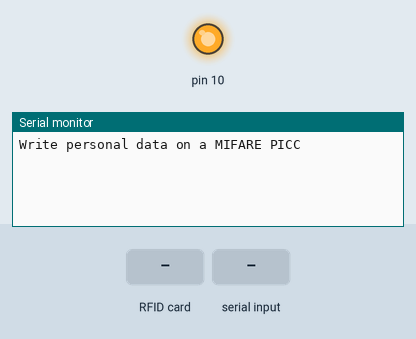
A sketch run on a simulated Arduino Uno, built with avr-gcc and run on an emulated ATmega328P. Parts: output pins drawn as LEDs (lit = HIGH), the last lines printed to the serial monitor. The test bench sets the inputs (shaded band).

Above: at 1.2 s.
1.3 s: RFID card 5E 7A 19 C4 held to the reader
At 1.7 s:
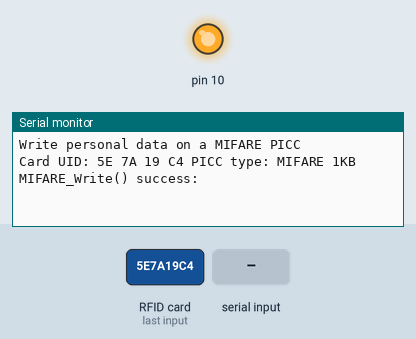
2.8 s: "HA" received over Serial
At 3.5 s:
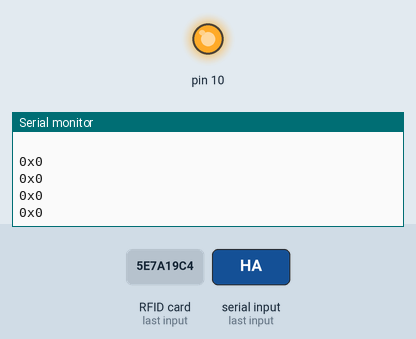
4.3 s: "1" received over Serial
At 4.8 s:
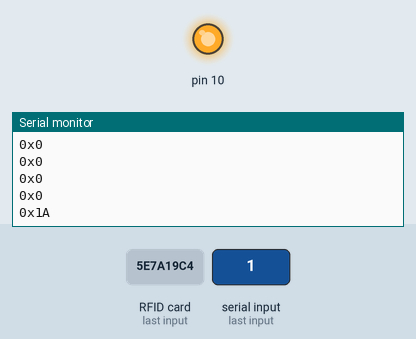

Measured:
- after the input at 1.3 s, the serial monitor: prints a new line at once (image 1)
- after the input at 2.8 s, the serial monitor: prints a new line at once (image 2)
- after the input at 4.3 s, the serial monitor: prints a new line at once (image 3)

The sketch:

write-tag.ino
```cpp
/*
 * Write personal data of a MIFARE RFID card using a RFID-RC522 reader
 * Uses MFRC522 - Library to use ARDUINO RFID MODULE KIT 13.56 MHZ WITH TAGS SPI W AND R BY COOQROBOT.
 * -----------------------------------------------------------------------------------------
 *             MFRC522      Arduino       Arduino   Arduino    Arduino          Arduino
 *             Reader/PCD   Uno/101       Mega      Nano v3    Leonardo/Micro   Pro Micro
 * Signal      Pin          Pin           Pin       Pin        Pin              Pin
 * -----------------------------------------------------------------------------------------
 * RST/Reset   RST          9             5         D9         RESET/ICSP-5     RST
 * SPI SS      SDA(SS)      10            53        D10        10               10
 * SPI MOSI    MOSI         11 / ICSP-4   51        D11        ICSP-4           16
 * SPI MISO    MISO         12 / ICSP-1   50        D12        ICSP-1           14
 * SPI SCK     SCK          13 / ICSP-3   52        D13        ICSP-3           15
 *
 * Hardware required:
 * Arduino
 * PCD (Proximity Coupling Device): NXP MFRC522 Contactless Reader IC
 * PICC (Proximity Integrated Circuit Card): A card or tag using the ISO 14443A interface, eg Mifare or NTAG203.
 * The reader can be found on eBay for around 5 dollars. Search for "mf-rc522" on ebay.com.
 */

#include <SPI.h>
#include <MFRC522.h>
#include <string.h>
//#define BUZ             6
#define RST_PIN         7           // Configurable, see typical pin layout above
#define SS_PIN          8          // Configurable, see typical pin layout above
int index=0;
char IDArr[8];
byte IDBy[4];

MFRC522 mfrc522(SS_PIN, RST_PIN);   // Create MFRC522 instance

void serialEvent(){
  while(Serial.available()){
    char ID = Serial.read();
    IDArr[index++]=ID;
  }
index=0;

  // Use 'nullptr' or 'NULL' for the second parameter.
  unsigned long number = strtoul( IDArr, nullptr, 16);

  for(int i=3; i>=0; i--)    // start with lowest byte of number
  {
    IDBy[i] = number & 0xFF;  // or: = byte( number);
    number >>= 8;            // get next byte into position
  }
  for(int i=0; i<4; i++)
  {
    Serial.print("0x");
    Serial.println(IDBy[i], HEX);
  }

  if (strstr(IDArr, "HA")!=NULL){
    IDBy[0]=0xCA;
  }
}

void setup() {
  Serial.begin(9600);        // Initialize serial communications with the PC
  SPI.begin();               // Init SPI bus
  mfrc522.PCD_Init();        // Init MFRC522 card
  Serial.println(F("Write personal data on a MIFARE PICC "));
  //pinMode(BUZ, OUTPUT);
}

void loop() {

  // Prepare key - all keys are set to FFFFFFFFFFFFh at chip delivery from the factory.
  MFRC522::MIFARE_Key key;
  for (byte i = 0; i < 6; i++) key.keyByte[i] = 0xFF;

  // Look for new cards
  if ( ! mfrc522.PICC_IsNewCardPresent()) {
    //Serial.print("Looking for new Cards...");
    return;
  }

  // Select one of the cards
  if ( ! mfrc522.PICC_ReadCardSerial()) {
    Serial.print("Card selected!");
    return;
  }

  Serial.print(F("Card UID:"));    //Dump UID
  for (byte i = 0; i < mfrc522.uid.size; i++) {
    Serial.print(mfrc522.uid.uidByte[i] < 0x10 ? " 0" : " ");
    Serial.print(mfrc522.uid.uidByte[i], HEX);
  }
  Serial.print(F(" PICC type: "));   // Dump PICC type
  MFRC522::PICC_Type piccType = mfrc522.PICC_GetType(mfrc522.uid.sak);
  Serial.println(mfrc522.PICC_GetTypeName(piccType));

  byte block[]={IDBy[0], IDBy[1], IDBy[2], IDBy[3]};
  MFRC522::StatusCode status;

  // Write block
  status = mfrc522.MIFARE_Ultralight_Write(4, block, 4);
  if (status != MFRC522::STATUS_OK) {
    Serial.print(F("MIFARE_Write() failed: "));
    Serial.println(mfrc522.GetStatusCodeName(status));
    return;
  }
  else {
    Serial.println(F("MIFARE_Write() success: "));
    IDBy[0]=0x00;
    IDBy[1]=0x00;
    IDBy[2]=0x00;
    IDBy[3]=0x00;
  }

  Serial.println(" ");
  mfrc522.PICC_HaltA(); // Halt PICC
  mfrc522.PCD_StopCrypto1();  // Stop encryption on PCD
  //tone(BUZ, 1000, 50);
  //delay(50);
  //noTone(BUZ);
 }
```
